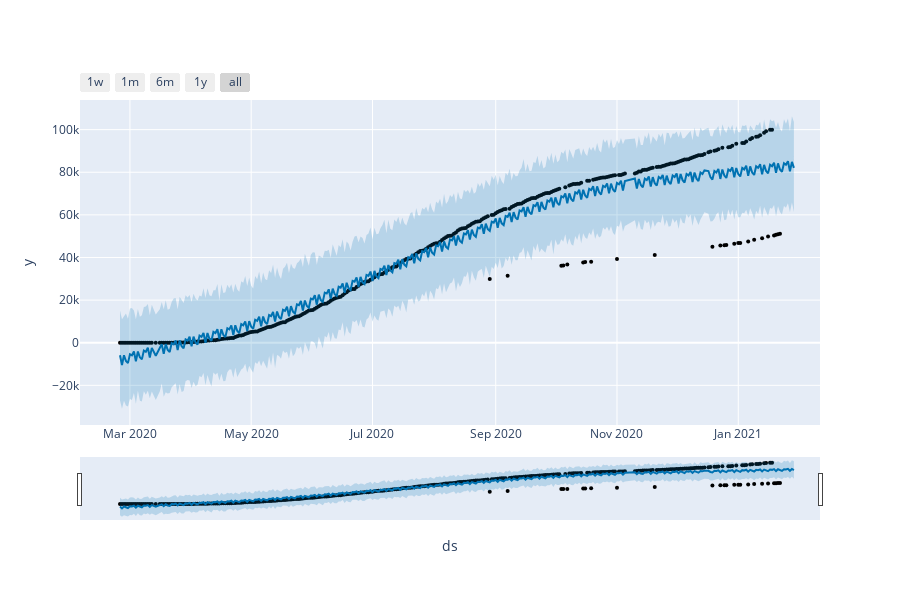

Here is the notebook cell this chart was saved with:
### Code cell
from fbprophet.plot import plot_plotly, plot_components_plotly

plot_plotly(m, forecast)

### Figure 1 — Plotly figure (JSON) as saved in the notebook; plotly's stock layout.template omitted (floating-point values rounded to 4 significant figures; data arrays with more than 128 entries replaced by an {"elided": "..."} marker saying what was removed)
{"data": [{"marker": {"color": "black", "size": 4}, "mode": "markers", "name": "Actual", "type": "scatter", "x": {"elided": "326 str values"}, "y": {"elided": "326 int values"}}, {"hoverinfo": "skip", "line": {"width": 0}, "mode": "lines", "type": "scatter", "x": {"elided": "333 str values"}, "y": {"elided": "333 float values"}}, {"fill": "tonexty", "fillcolor": "rgba(0, 114, 178, 0.2)", "line": {"color": "#0072B2", "width": 2}, "mode": "lines", "name": "Predicted", "type": "scatter", "x": {"elided": "333 str values"}, "y": {"elided": "333 float values"}}, {"fill": "tonexty", "fillcolor": "rgba(0, 114, 178, 0.2)", "hoverinfo": "skip", "line": {"width": 0}, "mode": "lines", "type": "scatter", "x": {"elided": "333 str values"}, "y": {"elided": "333 float values"}}], "layout": {"height": 600, "showlegend": false, "width": 900, "xaxis": {"rangeselector": {"buttons": [{"count": 7, "label": "1w", "step": "day", "stepmode": "backward"}, {"count": 1, "label": "1m", "step": "month", "stepmode": "backward"}, {"count": 6, "label": "6m", "step": "month", "stepmode": "backward"}, {"count": 1, "label": "1y", "step": "year", "stepmode": "backward"}, {"step": "all"}]}, "rangeslider": {"visible": true}, "title": {"text": "ds"}, "type": "date"}, "yaxis": {"title": {"text": "y"}}}}
